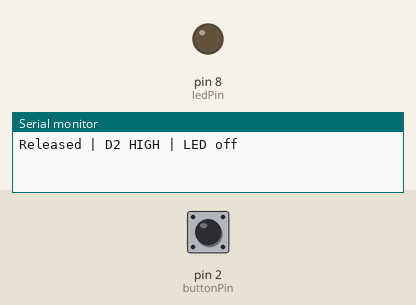
Recording of a sketch running on a simulated Arduino Uno, built with avr-gcc and run on an emulated ATmega328P. Shown: output pins drawn as LEDs (lit = HIGH), the last lines printed to the serial monitor. Inputs (shaded band) come from the test bench; at power-on: pin 2 (buttonPin) HIGH.

Above: at 1.2 s.
1.3 s: pin 2 (buttonPin) pulled LOW for 0.15 s
At 1.39 s:
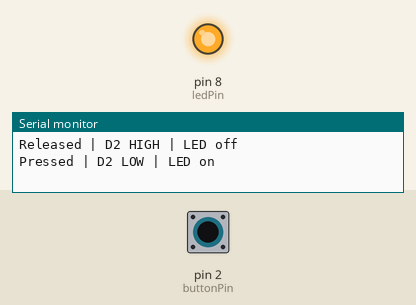
2.9 s: pin 2 (buttonPin) pulled LOW for 3.2 s
At 6.9 s:
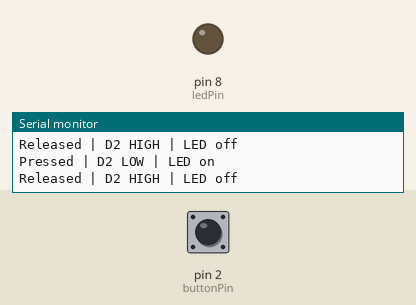
Timing chart, 0 to 8.4 s (numbered marks = the images above; inputs shaded):
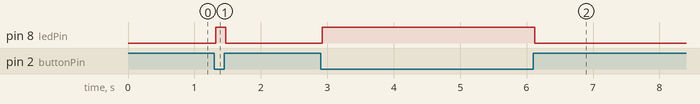

The sketch:

push_button_status_panel.ino
```cpp
constexpr byte buttonPin = 2;
constexpr byte ledPin = 8;
constexpr unsigned long debounceMs = 25;

bool raw = HIGH;
bool stable = HIGH;
unsigned long changedAt = 0;

void setup() {
  pinMode(buttonPin, INPUT_PULLUP);
  pinMode(ledPin, OUTPUT);
  digitalWrite(ledPin, LOW);
  Serial.begin(115200);
  Serial.println(F("Released | D2 HIGH | LED off"));
}

void loop() {
  const bool sample = digitalRead(buttonPin);
  const unsigned long now = millis();
  if (sample != raw) {
    raw = sample;
    changedAt = now;
  }

  if (raw == stable || now - changedAt < debounceMs) return;
  stable = raw;
  digitalWrite(ledPin, stable == LOW ? HIGH : LOW);
  if (stable == LOW) Serial.println(F("Pressed | D2 LOW | LED on"));
  else Serial.println(F("Released | D2 HIGH | LED off"));
}
```

Measured:
- after the input at 1.3 s, pin 8 (ledPin): LOW → HIGH at once, → LOW 0.15 s later
- after the input at 2.9 s, pin 8 (ledPin): LOW → HIGH at once, → LOW 3.2 s later
